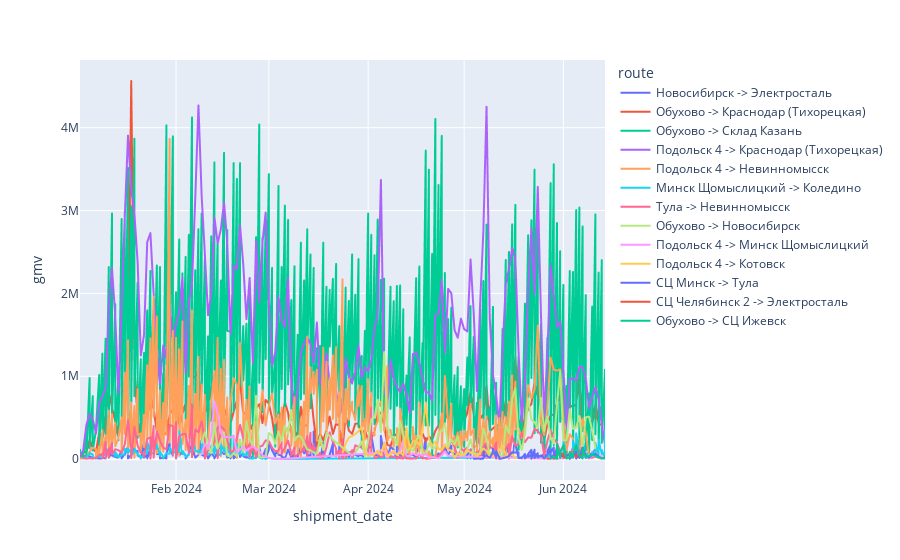

Write notebook code for a chart like this one.
### Code cell
fig = px.line(d, x = "shipment_date", y = "gmv", color = "route")
fig.show()
